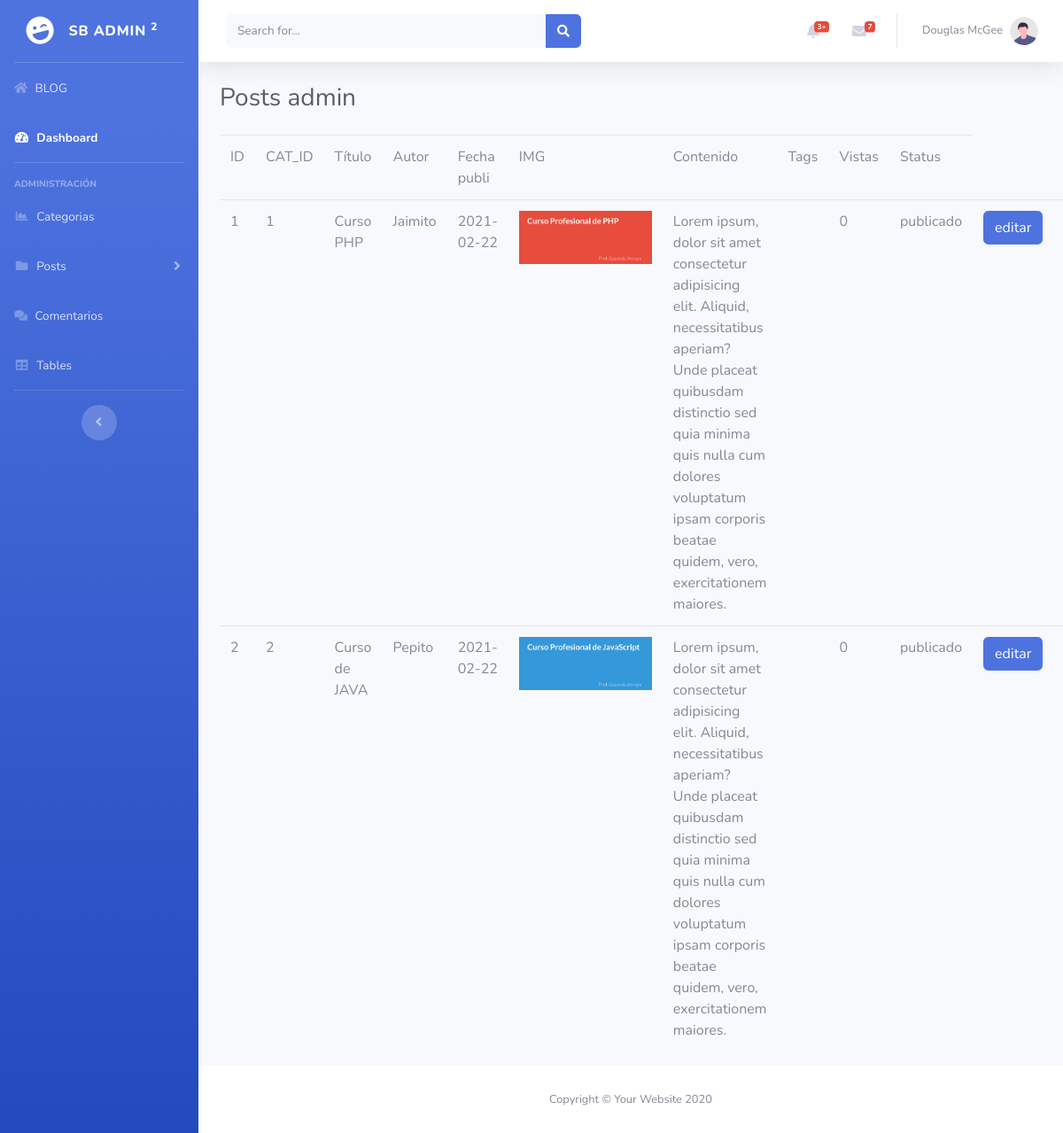
/admin/index.php?posts, run on the app's committed database.
### tables this page shows
CREATE TABLE `posts` (
  `post_id` int(10) UNSIGNED NOT NULL,
  `post_cat_id` int(10) NOT NULL,
  `post_titulo` varchar(255) NOT NULL,
  `post_autor` varchar(50) NOT NULL,
  `post_fecha` date NOT NULL,
  `post_img` text NOT NULL,
  `post_contenido` text NOT NULL,
  `post_tag` varchar(255) NOT NULL,
  `post_vistas` int(11) NOT NULL,
  `post_status` varchar(20) NOT NULL
);

### recursos/funciones.php (the view, shortened to what this page needs)
<?php
    function f_query($sql){
        global $conexion;
        return mysqli_query($conexion,$sql);
    }
    function f_fetch_array($resultado){
        return mysqli_fetch_array($resultado);
    }
    function f_show_posts_admin(){
        $query = f_query("SELECT * FROM posts");
        while($fila = f_fetch_array($query)){
            $posts = <<<DELIMITADOR
                <tr>
                    <td>{$fila['post_id']}</td>
                    <td>{$fila['post_cat_id']}</td>
                    <td>{$fila['post_titulo']}</td>
                    <td>{$fila['post_autor']}</td>
                    <td>{$fila['post_fecha']}</td>
                    <td>
                        <img src="../img/{$fila['post_img']}" alt="" width="150px">
                    </td>
                    <td>{$fila['post_contenido']}</td>
                    <td>{$fila['post_tags']}</td>
                    <td>{$fila['post_vistas']}</td>
                    <td>{$fila['post_status']}</td>
                    <td>
                        <a href="index.php?posts_edit={$fila['post_id']}" class="btn btn-primary">editar</a>
                    </td>
                    <td>
                        <a href="index.php?posts&delete={$fila['post_id']}" class="btn btn-danger">borrar</a>
                    </td>
                </tr>
DELIMITADOR;
            echo $posts;
        }
    }
?>

### data on the page
posts: post_id "1", post_cat "1", post_titulo "Curso PHP", post_autor "Jaimito", post_fecha "2021-02-22", post_img (picture), post_contenido "Lorem ipsum, dolor sit amet consectetur adipisicing elit. Aliquid, necessitatibus aperiam? Unde placeat quibusdam distinctio sed quia minima quis nulla cum dolores voluptatum ipsam corporis beatae quidem, vero, exercitationem maiores.", post_vistas "0", post_status "publicado"
posts: post_id "2", post_cat "2", post_titulo "Curso de JAVA", post_autor "Pepito", post_fecha "2021-02-22", post_img (picture), post_contenido "Lorem ipsum, dolor sit amet consectetur adipisicing elit. Aliquid, necessitatibus aperiam? Unde placeat quibusdam distinctio sed quia minima quis nulla cum dolores voluptatum ipsam corporis beatae quidem, vero, exercitationem maiores.", post_vistas "0", post_status "publicado"
